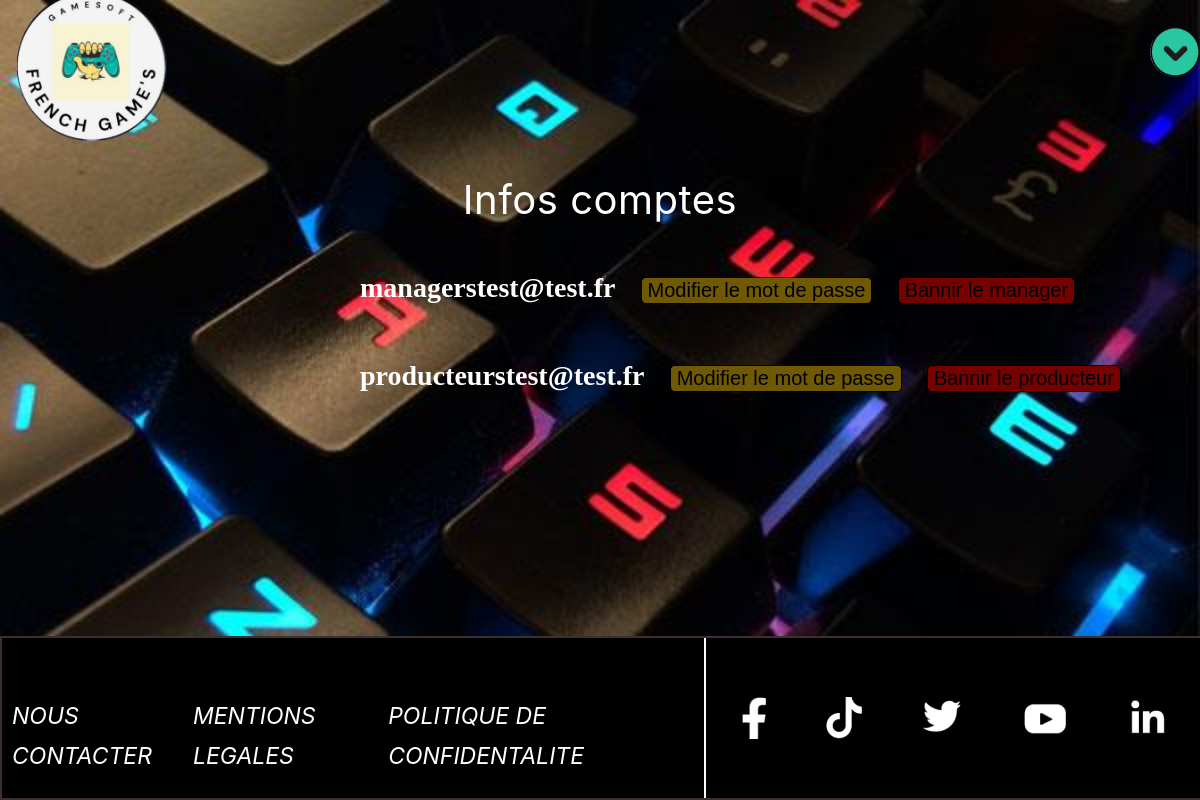
/web/espace_admin/infos_compte.php, run on the app's committed database.
### tables this page shows
CREATE TABLE `manager` (
  `id` int(11) NOT NULL,
  `mdp` varchar(255) NOT NULL,
  `email` varchar(60) NOT NULL,
  `token` text NOT NULL
);

CREATE TABLE `producteurs` (
  `id` int(11) NOT NULL,
  `mdp` varchar(255) NOT NULL,
  `email` varchar(60) NOT NULL,
  `token` text NOT NULL
);

### web/espace_admin/infos_compte.php (the view, shortened to what this page needs)
<!DOCTYPE html>
<html lang="fr">
<head>
    <link rel="stylesheet" href="../css/style.css">
    <link rel="stylesheet" href="../css/media_query.css">
</head>
<body>
    <section class="haut_de_page">
        <div class="logo">
            <a href="../../index.php">
                <img src="../asset/logo.png" alt="logo">
            </a>
        </div>
        <div class="menu">
            <nav>
                <label for="toggle"><img src="../asset/menu.png" alt="menu"></label>
            </nav>
        </div>
    </section>
    <section class="condition comptes">
        <p>Infos comptes</p>
    </section>
    <section class="affichage_compte derniere_section">
        <?php
            include '../connexion_bdd/connexion_bdd.php';
            $recupManager = $bdd->query('SELECT * FROM manager');
            while($manager = $recupManager->fetch()){
            echo '<p class="affichage_manager">' . htmlentities($manager['email'], ENT_QUOTES, 'UTF-8') .
            '<a href="modifier_mdp_manager.php?id=' . htmlentities($manager['id'], ENT_QUOTES, 'UTF-8') . '"><button class="button_modif">Modifier le mot de passe</button></a>
            <a href="bannir_manager.php?id=' . htmlentities($manager['id'], ENT_QUOTES, 'UTF-8') . '"><button class="button_bannir">Bannir le manager</button></a></p>';
            }
            $recupProducteurs = $bdd->query('SELECT * FROM producteurs');
            while($producteurs = $recupProducteurs->fetch()){
                echo '
                <p class="affichage_producteur">' . htmlentities($producteurs['email'], ENT_QUOTES, 'UTF-8') .
                '<a href="modifier_mdp_producteurs.php?id=' . htmlentities($producteurs['id'], ENT_QUOTES, 'UTF-8') . '"><button class="button_modif">Modifier le mot de passe</button></a>
                <a href="bannir_producteur.php?id=' . htmlentities($producteurs['id'], ENT_QUOTES, 'UTF-8') . '"><button class="button_bannir">Bannir le producteur</button></a></p>';
            }
            ?>
        </section>
    <footer>
    <div class="mentions_obligatoire">
            <a href="../page_obligatoire/nous_contacter.php">NOUS CONTACTER</a>
            <a href="../page_obligatoire/mentions_legales.html">MENTIONS LEGALES</a>
            <a href="../page_obligatoire/politique_de_confidentialite.html">POLITIQUE DE CONFIDENTALITE</a>
        </div>
        <div class="logo_reseaux">
            <img src="../asset/facebook-min.jpg" alt="faceboook">
            <img src="../asset/TIKTOK-min.jpg" alt="tiktok">
            <img src="../asset/twitter-min.jpg" alt="twitter">
            <img src="../asset/youtube-min.jpg" alt="youtube">
            <img src="../asset/linkedin-min.jpg" alt="linkedin">
        </div>
    </footer>
</body>
</html>

### web/css/style.css (style rules this page uses)
a { text-decoration: none; color: rgb(255, 255, 255); }
html { position: relative; min-height: 100%; }
html, body { display: flex; flex-direction: column; background-image: url("image_de_fond-min.jpg"); background-size: cover; margin:0; padding:0; height:100% }
section, div, footer, nav { display: flex; }
section { height: auto; }
.haut_de_page { justify-content: space-between; height: 13%; align-items: center; }
.haut_de_page img { padding: 10px; }
.logo img { width: 84px; height: 81px; }
.menu img { width: 50px; height: 50px; }
nav { width: 50%; height: 100px; }
label, #toggle { display: none; }
label { display: flex; justify-content: center; align-items: center; margin: 0 auto; font-size: 40px; cursor: pointer; }
.condition { line-height: 25px; width: 100%; justify-content: center; text-align-last: left; font-family: 'Inter'; font-style: normal; font-weight: 400; font-size: 25px; color: #FFFFFF; height: 18%; letter-spacing: 0.5px; }
.affichage_compte { flex-direction: column; text-align: center; }
.affichage_compte a { margin-top: 3%; }
.affichage_manager, .affichage_producteur { color: #FFFFFF; font-weight: bold; display: flex; flex-direction: column; }
.button_modif { background: rgb(111, 89, 2); border: 1px solid #000000; cursor: pointer; border-radius: 5px; }
.button_bannir { background: rgb(118, 1, 1); border: 1px solid #000000; cursor: pointer; border-radius: 5px; }
.derniere_section { padding-bottom: 300px; }
footer { position: fixed; bottom:0; width: 100%; height: 20%; background: #000000; border: 2px solid #3D2F2F; }
.mentions_obligatoire { flex-direction: column; margin-top: 6%; width: 200%; height: 60px; font-family: 'Inter'; font-style: italic; font-weight: 400; font-size: 10px; color: #FDFAFA; justify-content: space-between; padding: 10px; }
.logo_reseaux { width: 100%; flex-wrap: wrap; align-items: center; justify-content: center; padding: 35px; border-left: 2px solid #FFFFFF; }
.logo_reseaux img { height: 30px; }
label { color: #FEFEFE; }

### data on the page
manager: email "managerstest@test.fr"
producteurs: email "producteurstest@test.fr"
